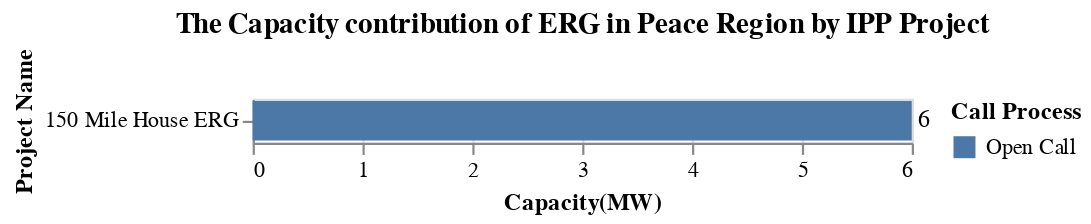

The notebook cell saved with this chart:
### Code cell
title = alt.TitleParams('The Capacity contribution of ERG in Peace Region by IPP Project')

capacity_IPP = alt.Chart(data_PR, title = title).mark_bar().encode(
                    alt.Y('Project_name', title='Project Name',sort='x'),
                    alt.X('sum(Capacity(MW))', title='Capacity(MW)'),
                    alt.Color('Call_process', title = 'Call Process')).properties( width=300)
cap_PR_Loc_chart = capacity_IPP + capacity_IPP.mark_text(
    color = 'black', align='left', dx = 3).encode(text='sum(Capacity(MW))',color=alt.value('black'))
cap_PR_Loc_chart

### Figure 1 — Vega-Lite specification as saved in the notebook (floating-point values rounded to 4 significant figures)
{"config": {"view": {"continuousWidth": 300, "continuousHeight": 300}}, "layer": [{"mark": {"type": "bar"}, "encoding": {"color": {"field": "Call_process", "title": "Call Process", "type": "nominal"}, "x": {"aggregate": "sum", "field": "Capacity(MW)", "title": "Capacity(MW)", "type": "quantitative"}, "y": {"field": "Project_name", "sort": "x", "title": "Project Name", "type": "nominal"}}, "title": {"text": "The Capacity contribution of ERG in Peace Region by IPP Project"}}, {"mark": {"type": "text", "align": "left", "color": "black", "dx": 3}, "encoding": {"color": {"value": "black"}, "text": {"aggregate": "sum", "field": "Capacity(MW)", "type": "quantitative"}, "x": {"aggregate": "sum", "field": "Capacity(MW)", "title": "Capacity(MW)", "type": "quantitative"}, "y": {"field": "Project_name", "sort": "x", "title": "Project Name", "type": "nominal"}}, "title": {"text": "The Capacity contribution of ERG in Peace Region by IPP Project"}}], "data": {"name": "data-cb50b85241e1af56f3ee9f9008d2957a"}, "width": 300, "$schema": "https://vega.github.io/schema/vega-lite/v5.20.1.json", "datasets": {"data-cb50b85241e1af56f3ee9f9008d2957a": [{"Sub_region": "Central Interior", "Project_name": "150 Mile House ERG", "IPP_seller": "EnPower Green Energy Generation Limited Partnership", "Location": "150 Mile House", "Type": "ERG", "Year": "2006", "Call_process": "Open Call", "Capacity(MW)": 6.0, "Energy(GWh/yr)": 34.0, "Region": "Peace Region"}]}}
